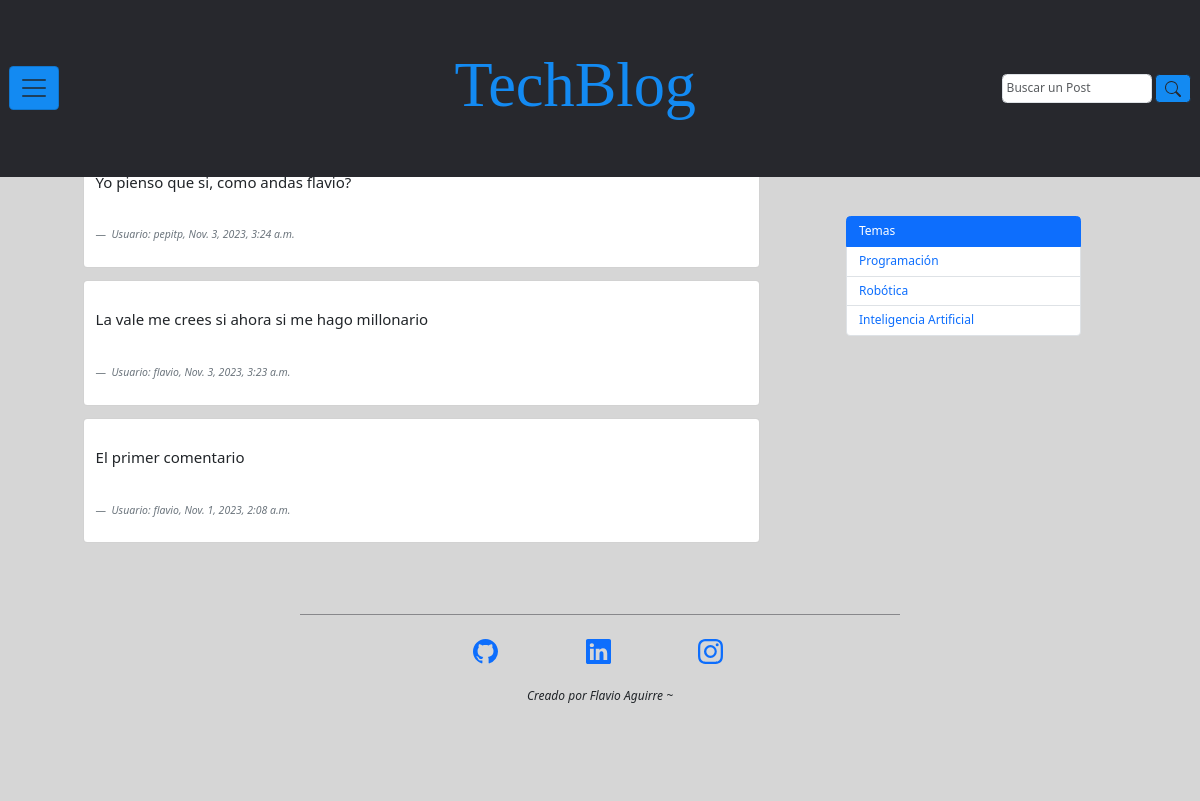
Page /foro/discusion/ on the earlier database version.
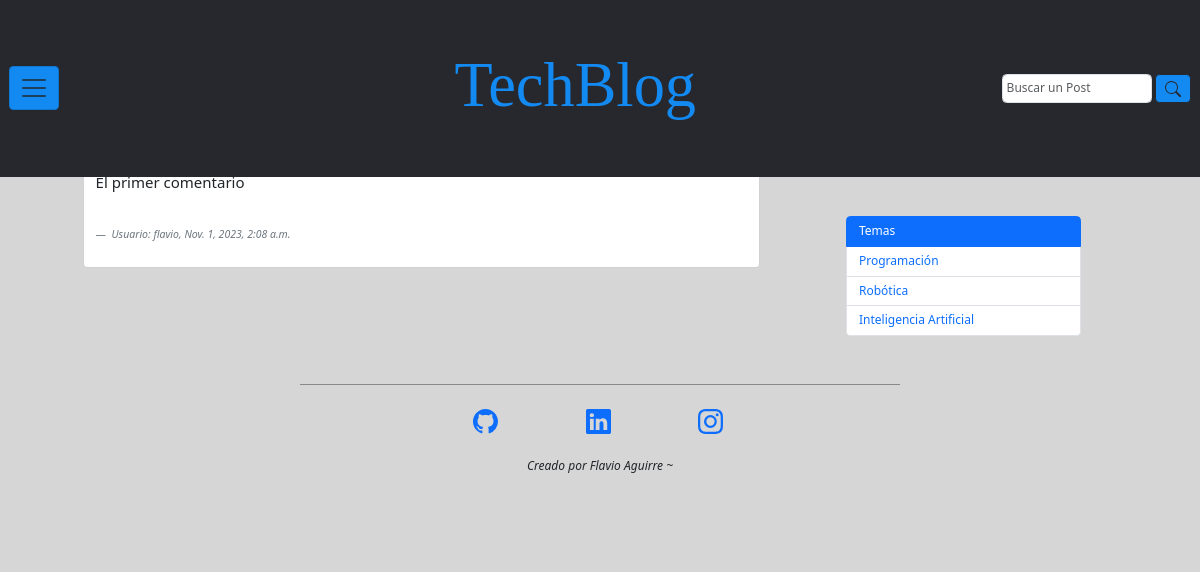
Same page on the later database version.
### foro/models.py (models this page shows, shortened)
class Foro(models.Model):
    comentario = models.CharField(max_length=200)
    usuario = models.ForeignKey(User, on_delete=models.CASCADE)
    fecha_comentario = models.DateTimeField(auto_now_add=True)

### foro/views.py (the view)
# urls.py: path('discusion/', views.foro, name='foro_discusion'),
def foro(request):
    todos_los_comentarios = Foro.objects.all().order_by('-fecha_comentario')
    return render(request, 'foro/foro_discusion.html', {'foro': todos_los_comentarios})

### foro/templates/foro/foro_discusion.html
{% extends 'base.html' %}
{% block content %}
  <main class="contanier contenedor-main d-f">
    <section class="row contenedor-section p-20 col-md-9">
      {% for comentario in foro %}
        <article class="conteiner-article">
          <div class="card mb-3" style="max-width: 90%;">
            <div class="col-md-8">
              <div class="card-body">
                <figure class="figure_container mt-4">
                  <blockquote class="blockquote">
                    <p class="">{{ comentario.comentario }}</p>
                  </blockquote>
                  <figcaption class="blockquote-footer mt-5">
                    <cite title="Source Title">Usuario: {{ comentario.usuario }}, {{ comentario.fecha_comentario }}</cite>
                  </figcaption>
                </figure>
              </div>
            </div>
          </div>
        </article>
      {% endfor %}
    </section>
    <aside class="container container-aside">
        <ul class="row list-group">
            <li class="list-group-item active col-md-10" aria-current="true">Temas</li>
            <li class="list-group-item col-md-10"><a href="#" name="Programación">Programación</a></li>
            <li class="list-group-item col-md-10"><a href="#" name="Robótica">Robótica</a></li>
            <li class="list-group-item col-md-10"><a href="#" name="Matemáticas">Inteligencia Artificial</a></li>
        </ul>
    </aside>
  </main>
{% endblock %}

Differences in the rows shown:
removed Foro: comentario "Yo pienso que si, como andas flavio?", usuario "pepitp", fecha_comentario "Nov. 3, 2023, 3:24 a.m."
removed Foro: comentario "La vale me crees si ahora si me hago millonario", usuario "flavio", fecha_comentario "Nov. 3, 2023, 3:23 a.m."
